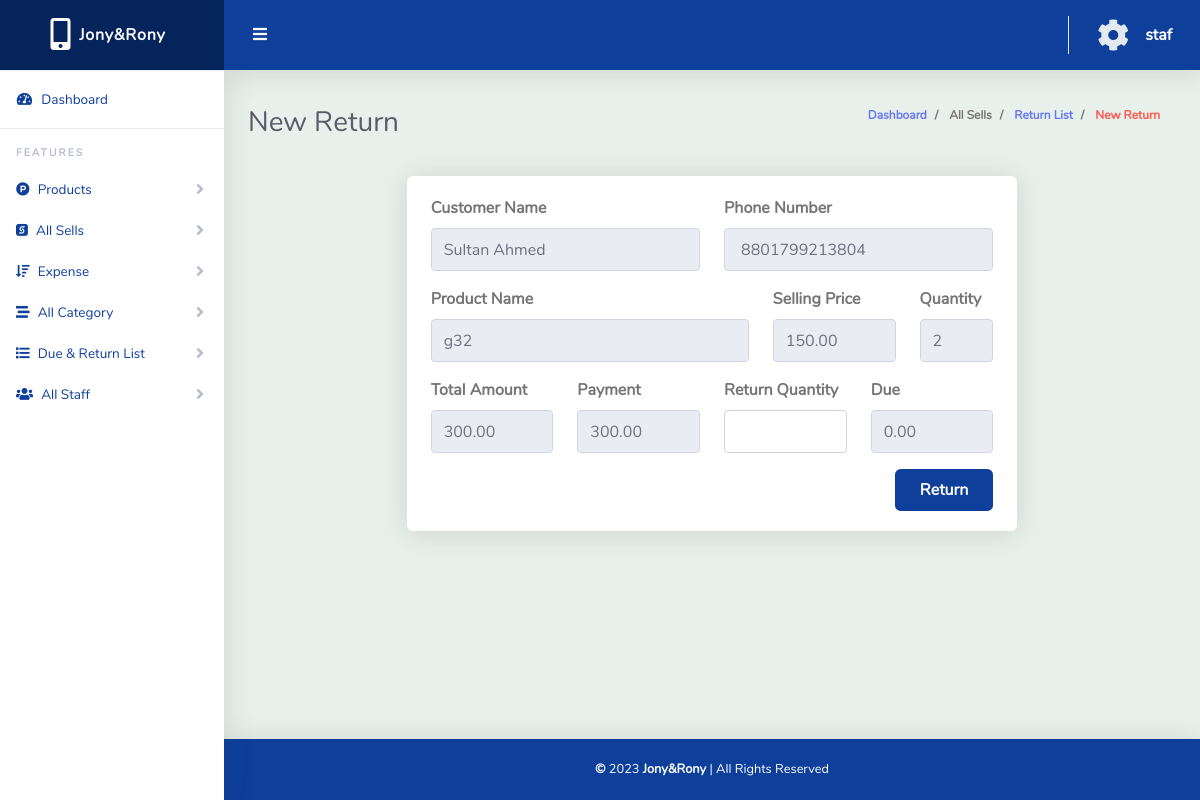
Page /return.php?sell_return_id=65 (signed in) on the committed database.
### tables this page shows
CREATE TABLE `tbl_sale` (
  `sale_id` int(11) NOT NULL,
  `customer_name` varchar(32) NOT NULL,
  `customer_num` varchar(14) NOT NULL,
  `product_name` varchar(32) NOT NULL,
  `selling_price` float(11,2) NOT NULL,
  `selling_qty` int(5) NOT NULL,
  `total_amount` float(11,2) NOT NULL,
  `payment` float(11,2) NOT NULL,
  `due` float(11,2) NOT NULL,
  `profit` float(11,2) NOT NULL,
  `date` date DEFAULT current_timestamp(),
  `product_id` int(11) NOT NULL,
  `product_price` float(20,2) NOT NULL,
  `product_imei` int(255) NOT NULL
);

### classes/sell.php (called while the page is built, shortened)
<?php
$filepath = realpath(dirname(__FILE__));
include_once($filepath . '/../lib/Database.php');
include_once($filepath . '/../lib/Query.php');
class Sell
{
    private $qu;
    public function __construct()
    {
        $this->qu = new Query();
    }
    public function SellItemById($sell_return_id)
    {
        $query = "SELECT * FROM tbl_sale WHERE sale_id='$sell_return_id' ";
        $result = $this->qu->select($query);
        return $result;
    }
}

### lib/Database.php (called while the page is built, shortened)
<?php
class Database
{
	public $host   = DB_HOST;
	public $user   = DB_USER;
	public $pass   = DB_PASS;
	public $dbname = DB_NAME;
	private function connectDB()
	{
		$this->link = new mysqli($this->host, $this->user, $this->pass, $this->dbname);
	}
}

### lib/Query.php (called while the page is built, shortened)
<?php
$filepath = realpath(dirname(__FILE__));
include_once($filepath . '/Database.php');
class Query extends Database{
	public function select($query)
	{
		$result = $this->link->query($query) or die($this->link->error . __LINE__);
		if ($result->num_rows > 0) {
			return $result;
		} else {
			return false;
		}
	}
}
?>

### return.php (the view, shortened to what this page needs)
<?php
$filepath = realpath(dirname(__FILE__));
include_once($filepath . '/inc/header.php');
$sell_return_id = $_GET['sell_return_id'];
?>
<div class="container-fluid" id="container-wrapper">
  <div class="d-sm-flex align-items-center justify-content-between mb-4">
    <h1 class="h3 mb-0 text-gray-800">New Return</h1>
    <ol class="breadcrumb">
      <li class="breadcrumb-item">
        <a href="dashboard.php" class="text-decoration-none">Dashboard</a>
      </li>
      <li class="breadcrumb-item">
        All Sells
      </li>
      <li class="breadcrumb-item">
        <a href="#" class="text-decoration-none">Return List</a>
      </li>
      <li class="breadcrumb-item text-danger" aria-current="page">
        New Return
      </li>
    </ol>
  </div>
  <div class="row mb-3">
    <div class="col-md-2"></div>
    <div class="col-md-8">
      <div class="card mb-4 px-1">
        <div class="card-body">
          <form action="" method="POST">
            <?php
            $getsellitem = $sel->SellItemById($sell_return_id);
            if ($getsellitem) {
              while ($result = $getsellitem->fetch_assoc()) {
            ?>
                <div class="row">
                  <div class="col-md-6 col-sm-12">
                    <div class="form-group">
                      <label for="customer_name" class="font-weight-bold">Customer Name</label>
                      <input type="text" readonly value="<?php echo $result['customer_name']; ?>" name="customer_name" class="form-control" id="customer_name">
                    </div>
                  </div>
                  <div class="col-md-6 col-sm-12">
                    <div class="form-group">
                      <label for="customer_num" class="font-weight-bold">Phone Number</label>
                      <input type="text" readonly value="<?php echo $result['customer_num']; ?>" name="customer_num" class="form-control" id="customer_num">
                    </div>
                  </div>
                </div>
                <div class="row">
                  <div class="col-md-7 col-sm-12">
                    <div class="form-group">
                      <label for="product_name" class="font-weight-bold">Product Name</label>
                      <input type="text" value="<?php echo $result['product_name']; ?>" name="product_name" class="form-control" id="product_name" readonly>
                    </div>
                  </div>
                  <div class="col-md-3 col-sm-12">
                    <div class="form-group">
                      <label for="selling_price" class="font-weight-bold">Selling Price</label>
                      <input type="text" readonly value="<?php echo $result['selling_price']; ?>" name="selling_price" class="form-control" id="selling_price">
                    </div>
                  </div>
                  <div class="col-md-2 col-sm-12">
                    <div class="form-group">
                      <label for="selling_qty" class="font-weight-bold">Quantity</label>
                      <input type="text" readonly value="<?php echo $result['selling_qty']; ?>" name="selling_qty" class="form-control" id="selling_qty">
                    </div>
                  </div>
                </div>
                <div class="row">
                  <div class="col-md-3 col-sm-12">
                    <div class="form-group">
                      <label for="total_amount" class="font-weight-bold">Total Amount</label>
                      <input type="text" value="<?php echo $result['total_amount']; ?>" readonly name="total_amount" class="form-control" id="total_amount">
                    </div>
                  </div>
                  <div class="col-md-3 col-sm-12">
                    <div class="form-group">
                      <label for="payment" class="font-weight-bold">Payment</label>
                      <input type="text" readonly value="<?php echo $result['payment']; ?>" name="payment" class="form-control" id="payment">
                    </div>
                  </div>
                  <div class="col-md-3 col-sm-12">
                    <div class="form-group">
                      <label for="return_qty" class="font-weight-bold">Return Quantity</label>
                      <input type="text" name="return_qty" class="form-control" id="return_qty">
                    </div>
                  </div>
                  <div class="col-md-3 col-sm-12">
                    <div class="form-group">
                      <label for="due" class="font-weight-bold">Due</label>
                      <input type="text" value="<?php echo $result['due']; ?>" readonly name="due" class="form-control" id="due">
                    </div>
                  </div>
                </div>
            <?php }
            } ?>
            <button type="submit" id="returnSubmit" class="btn btn-accent float-right px-4 py-2 font-weight-bold">Return</button>
          </form>
        </div>
      </div>
    </div>
    <div class="col-md-2"></div>
  </div>
</div>
<?php
include_once($filepath . '/inc/footer.php');
?>

### css/custom.css (style rules this page uses)
.btn-accent { background-color: #0d3f9b; color: #fff; }

### rows in the picture
tbl_sale: customer_name "Sultan Ahmed", customer_num "8801799213804", product_name "g32", selling_price "150.00", selling_qty "2", total_amount "300.00", payment "300.00", due "0.00"

### other values in the picture
Session::get("user") "staf"
